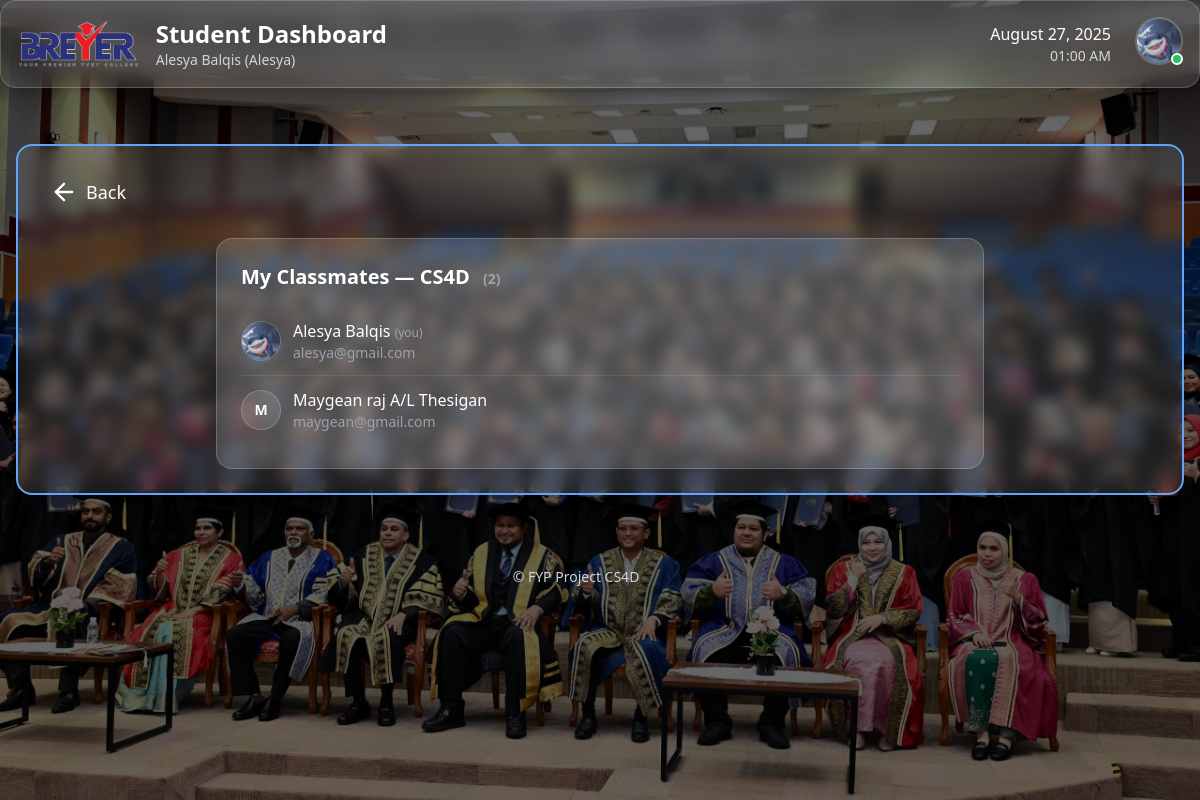
/student/classmates/ (signed in), run on the app's committed database.
### accounts/models.py (models this page shows, shortened)
class CustomUser(AbstractBaseUser, PermissionsMixin):
    class Role(models.TextChoices):
        STUDENT = 'STUDENT', 'Student'
        LECTURER = 'LECTURER', 'Lecturer'
        ADMIN = 'ADMIN', 'Admin'
    email = models.EmailField(unique=True)
    identity_card_number = models.CharField(
        max_length=20, unique=True, verbose_name="IC/Identity Card No."
    )
    full_name = models.CharField(
        max_length=255, verbose_name="Full Name (as per IC)"
    )
    short_name = models.CharField(
        max_length=64, verbose_name="Short Name", blank=True,
        help_text="E.g. 'Ali', for display in tables/lists"
    )
    role = models.CharField(max_length=20, choices=Role.choices, default=Role.STUDENT)
    phone_number = models.CharField(max_length=20, blank=True, null=True)
    address = models.TextField(blank=True, null=True)
    department = models.ForeignKey(
        Department,
        null=True,
        blank=True,
        on_delete=models.SET_NULL,
        related_name='users'
    )
    profile_picture = models.ImageField(upload_to='profile_pics/', blank=True, null=True)
    is_staff = models.BooleanField(default=False)
    is_active = models.BooleanField(default=True)
    date_joined = models.DateTimeField(default=timezone.now, blank=True, null=True)
    USERNAME_FIELD = 'email'
    REQUIRED_FIELDS = ['identity_card_number', 'full_name', 'short_name']
    objects = CustomUserManager()
    def get_full_name(self):
        return self.full_name
    def get_short_name(self):
        return self.short_name or (self.full_name.split(' ')[0] if self.full_name else self.email)

### core/models.py (models this page shows, shortened)
class ClassGroup(models.Model):
    name = models.CharField(max_length=32)
    department = models.ForeignKey(Department, on_delete=models.CASCADE, related_name='classgroups')
    course = models.ForeignKey(Course, on_delete=models.CASCADE, related_name='classgroups')
    year = models.PositiveIntegerField(default=timezone.now().year)
    classroom = models.CharField(max_length=64, blank=True, null=True)
    lecturers = models.ManyToManyField('Lecturer', related_name='classgroups', blank=True)

class Student(models.Model):
    user = models.OneToOneField(settings.AUTH_USER_MODEL, on_delete=models.CASCADE)
    class_group = models.ForeignKey(ClassGroup, on_delete=models.SET_NULL, null=True, related_name='students')
    parents = models.ManyToManyField(Parent, related_name='children', blank=True)
    profile_picture = models.ImageField(upload_to='profile_pics/', blank=True, null=True)
    date_of_birth = models.DateField(blank=True, null=True)
    address = models.TextField(blank=True, null=True)
    phone_number = models.CharField(max_length=20, blank=True, null=True)
    latest_activity = models.DateTimeField(blank=True, null=True)
    emergency_name = models.CharField("Emergency Contact Name", max_length=255, blank=True)
    emergency_relation = models.CharField("Emergency Contact Relation", max_length=64, blank=True)
    emergency_phone = models.CharField("Emergency Contact Phone", max_length=20, blank=True)

### accounts/decorators.py (the view)
        @login_required
        def _wrapped_view(request, *args, **kwargs):
            if request.user.role != role:
                return HttpResponseForbidden("You are not authorized to view this page.")
            return view_func(request, *args, **kwargs)

### student/views.py (called while the page is built)
@role_required(CustomUser.Role.STUDENT)
def classmates_list(request):
    me = get_object_or_404(Student, user=request.user)
    class_group = me.class_group
    classmates = []
    if class_group_id := getattr(class_group, "id", None):
        classmates = (
            Student.objects.filter(class_group_id=class_group_id)
            .select_related("user")
            .order_by("user__short_name", "user__full_name")
        )
    return render(request, "student/classmates_list.html", {
        "me": me,
        "class_group": class_group,
        "classmates": classmates,
    })

### student/templates/student/classmates_list.html
{% extends "student/base_student.html" %}
{% load static %}
{% block content_inner %}
<div class="max-w-3xl mx-auto">
  <div class="bg-white/10 backdrop-blur-md rounded-2xl p-6 border border-white/20">
    <h2 class="text-xl font-semibold text-white">
      My Classmates{% if class_group %} — {{ class_group.name }}{% endif %}
      <span class="ml-2 text-sm text-gray-400">({{ classmates|length }})</span>
    </h2>
    <ul class="mt-4 divide-y divide-white/10">
      {% for s in classmates %}
        <li class="py-3 flex items-center gap-3">
          {% if s.profile_picture %}
            <img src="{{ s.profile_picture.url }}" alt="{{ s.user.get_full_name|default:'Student' }}"
                 class="w-10 h-10 rounded-full object-cover border border-white/20" loading="lazy">
          {% elif s.user.profile_picture %}
            <img src="{{ s.user.profile_picture.url }}" alt="{{ s.user.get_full_name|default:'Student' }}"
                 class="w-10 h-10 rounded-full object-cover border border-white/20" loading="lazy">
          {% else %}
            <div class="w-10 h-10 rounded-full bg-white/10 grid place-items-center border border-white/20">
              <span class="text-white text-sm font-semibold">
                {{ s.user.get_full_name|default:s.user.email|slice:":1"|upper }}
              </span>
            </div>
          {% endif %}
          <div class="flex-1 min-w-0">
            <div class="text-white font-medium truncate">
              {{ s.user.get_full_name|default:"Unnamed Student" }}
              {% if s.user_id == request.user.id %}<span class="text-xs text-gray-400">(you)</span>{% endif %}
            </div>
            <div class="text-gray-400 text-sm truncate">{{ s.user.email }}</div>
          </div>
        </li>
      {% empty %}
        <li class="py-6 text-gray-400">No classmates found.</li>
      {% endfor %}
    </ul>
  </div>
</div>
{% endblock %}

### templates/partials/_topbar.html (shortened to what this page needs)
{% load static %}
{% block content %}
<div class="relative z-[9999] bg-white/10 dark:bg-white/5 backdrop-blur-md rounded-2xl p-4 border border-white/20 dark:border-white/10 shadow-xl mb-8">
  <div class="flex justify-between items-center">
    <div class="flex items-center space-x-4">
      <img src="{% static 'images/breyer.jpg' %}" alt="Breyer Logo" class="h-12 w-auto">
      <div>
        <a href="{% url 'dashboard:main_dashboard' %}" class="text-2xl font-bold text-white hover:text-blue-400 transition">
          {% if request.user.role == 'ADMIN' %}
            Admin Dashboard
          {% elif request.user.role == 'LECTURER' %}
            Lecturer Dashboard
          {% elif request.user.role == 'STUDENT' %}
            Student Dashboard
          {% else %}
            Dashboard
          {% endif %}
        </a>
        <p class="text-gray-300 text-sm">
          {% with full=request.user.get_full_name|default_if_none:'' short=request.user.get_short_name|default_if_none:'' email=request.user.email %}
            {% if full %}
              {{ full }}{% if short and short != full %} ({{ short }}){% endif %}
            {% else %}
              {% if short %}
                {{ short }}
              {% else %}
                {{ email }}
              {% endif %}
            {% endif %}
          {% endwith %}
        </p>
      </div>
    </div>
    <div class="flex items-center space-x-6">
      <div class="text-right">
        <p class="text-white font-medium" id="current-date"></p>
        <p class="text-gray-300 text-sm" id="current-time"></p>
      </div>
      <div class="relative z-[99999]">
        <button id="profile-btn" onclick="toggleProfileMenu(event)" class="relative group focus:outline-none">
          {% if request.user.profile_picture %}
            <img src="{{ request.user.profile_picture.url }}" alt="Profile Picture"
                 class="w-12 h-12 rounded-full object-cover border-2 border-white/20 group-hover:border-blue-400 transition-colors">
          {% endif %}
          <div class="absolute bottom-0 right-0 w-3 h-3 bg-green-500 rounded-full border-2 border-white"></div>
        </button>
      </div>
    </div>
  </div>
</div>
{% endblock %}

### data on the page
CustomUser: full_name "Alesya Balqis", short_name "Alesya", user.profile_picture (picture)
ClassGroup: name "CS4D"
Student: user.profile_picture (picture), user.get_full_name "Alesya Balqis", shows "(you)", user.email "alesya@gmail.com"
Student: user.get_full_name "M", user.get_full_name "Maygean raj A/L Thesigan", user.email "maygean@gmail.com"

### other printed values
{{ classmates|length }} "2"
